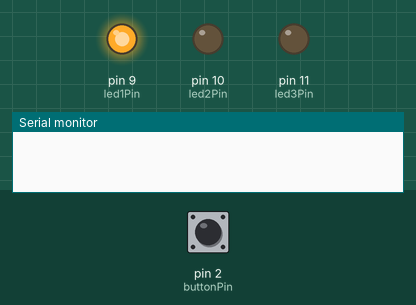
A sketch run on a simulated Arduino Uno, built with avr-gcc and run on an emulated ATmega328P. Shown: output pins drawn as LEDs (lit = HIGH), the last lines printed to the serial monitor. Dashed ring = blinking. The inputs (shaded band) are chosen by the test bench; at power-on: pin 2 (buttonPin) LOW.

Above: at 1.2 s.
1.3 s: pin 2 (buttonPin) pulled HIGH for 0.15 s
At 2.45 s:
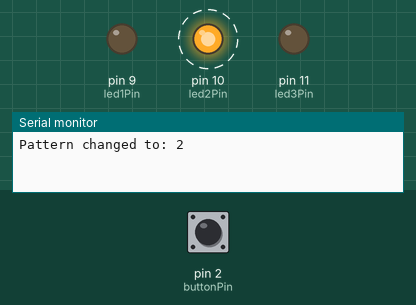
4.4 s: pin 2 (buttonPin) pulled HIGH for 1 s
At 5.45 s:
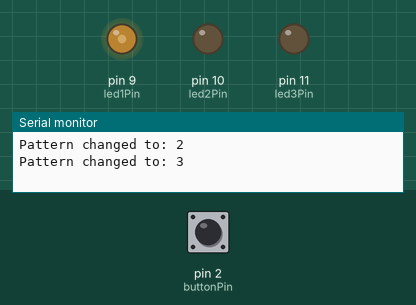
At 15.06 s:
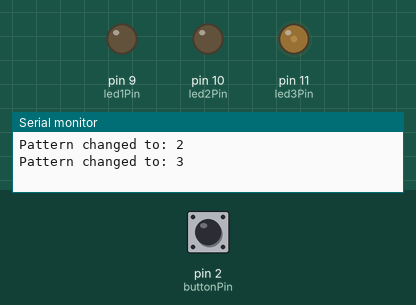
Timing chart, 0 to 22.7 s (numbered marks = the images above; inputs shaded):
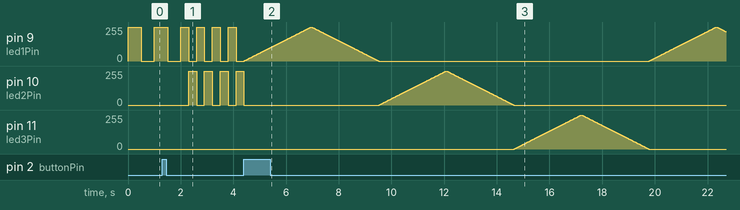

Measured:
- after the input at 1.3 s, pin 10 (led2Pin): alternates 255/255 for 0.30 s and 0/255 for 0.30 s, starting after 1.0 s
- after the input at 4.4 s, pin 11 (led3Pin): rises from 0/255 to 255/255 in 2.5 s, then falls to 0/255 in 2.6 s

The sketch:

PATERNS_PROJECT.ino
```cpp
volatile int buttonPin = 2;
const int led1Pin = 9;
const int led2Pin = 10;
const int led3Pin = 11;
volatile int pattern = 0;
volatile int Npattern =  (pattern++ + pattern);
void setup() {
  pinMode(buttonPin, INPUT);
  pinMode(led1Pin, OUTPUT);
  pinMode(led2Pin, OUTPUT);
  pinMode(led3Pin, OUTPUT);

  // Attach interrupt to the button pin (RISING edge)
  attachInterrupt(digitalPinToInterrupt(2), changePattern, RISING);

  Serial.begin(9600);
}

void loop() {
  switch (pattern) {
    case 1: // Pattern 1: Blink LED 1
      blinkLed();
      break;
    case 2: // Pattern 2: Chase LED 2 and LED 3
      chaseLed();
      break;
    case 3: // Pattern 3: Breathing LED 1
      breatheLed();
      break;
  }
}

// Interrupt
void changePattern() {
   pattern = pattern + Npattern;
  Serial.print("Pattern changed to: ");
  Serial.println(pattern);
  if(pattern>3){
    pattern = 0;
  }

}

// LED Blink Pattern
void blinkLed() {
  digitalWrite(led1Pin, HIGH);
  delay(500);  // LED on for 500ms
  digitalWrite(led1Pin, LOW);
  delay(500);  // LED off for 500ms
  }


// LED Chase Pattern
void chaseLed() {
  digitalWrite(led1Pin, HIGH);
  digitalWrite(led2Pin, LOW);
  delay(300);  // LED 1 on, LED 2 off
  digitalWrite(led1Pin, LOW);
  digitalWrite(led2Pin, HIGH);
  delay(300);  // LED 1 off, LED 2 on
}

void breatheLed() {
  digitalWrite(led1Pin, LOW);
  digitalWrite(led2Pin, LOW);
  digitalWrite(led3Pin, LOW);
  for(int ledpin=9;ledpin<12;ledpin++){
  for (int brightness = 0; brightness <= 255; brightness++) {
    analogWrite(ledpin, brightness);  // Fade in
    delay(10);

  }

  for (int brightness = 255; brightness >= 0; brightness--) {
    analogWrite(ledpin, brightness);  // Fade out
    delay(10);
  }
  }

}
```
